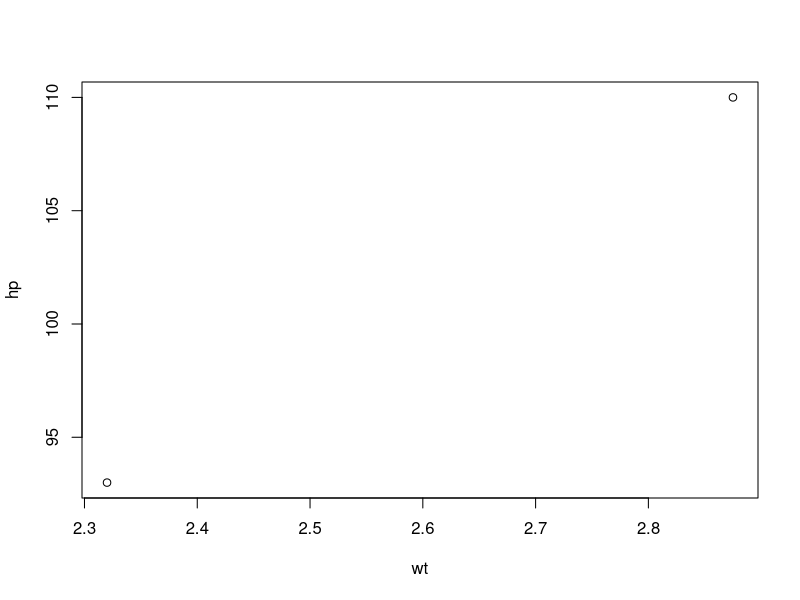

Here is the R script that generated this plot: (Note: this script raises an error after producing the figure.)
# 제 10장. 패키지 데이터테이블(data.table)
# 10.1 package:dplyr과 package:data.table의 비교

library(dplyr)
library(data.table)

# data.table의 fwrite와 R의 base 함수 write.csv의 비교
mat <- data.frame(matrix(rnorm(1000000),100000,10))
write.csv(mat, file='dat.csv')
fwrite(mat, file='dat.csv')

# dplyr 과 data.table 주요 작업 흐름 비교
# select %>% slice %>% filter %>% group_by %>% summarise %>%> arrange
# DT[filter(i),summarise(j), by='  '][order( )]

# 10.1.2 데이터

data(mtcars)
df <- mtcars
TB <- as_tibble(mtcars, rownames='rn')
# rownames='rn'으로 하면 행이름을 열 rn으로 보존한다.
DT <- as.data.table(mtcars, keep.rownames=TRUE) 
class(DT)
# keep.rownames = TRUE 로 놓으면 행이름이 열 rn으로 보존된다.
# 데이터테이블과 티블은 행이름(rownames)를 지원하지 않는다.

print(head(TB))
print(head(DT))

# 10.1.3 slice

# 한 행 선택
TB %>% slice(3)
DT[3, ]
DT[3]  
mtcars[3]  # 비교

# 여러 행 선택
TB %>% slice(c(3,5))
DT[c(3,5),]
DT[c(3,5)]

# 변수로 여러 행 선택
rows <- c(1,5,6)
TB %>% slice(rows)
#col = c('disp', 'hp')
TB %>% select(disp)
DT[rows,]
DT[rows]

# DT %>% select(disp)

# 10.1.4 filter

# 조건으로 행 선택
# cyl==4(실린더가 4개)이고 gear==5 인 행
mtcars[mtcars$cyl==4 & mtcars$gear==5,]
TB %>% filter(cyl==4 & gear==5)
DT[cyl==4 & gear==5,]
DT[cyl==4 & gear==5]

# 조건으로 행 선택 : 변수 사용
coln <- c("cyl", "gear")
conds <- c("==4", "==5")
cond <- parse(text=paste0(coln, conds, collapse=" & "))

mtcars[with(mtcars, eval(cond)),]
TB %>% filter(eval(cond))
DT[eval(cond),]
DT[eval(cond)]
DT[get(coln[1])==4 & get(coln[2])==5]

# 데이터 : 축소형
DF2 <- mtcars[2:3,]; # 데이터프레임(data.frame)
TB2 <- as_tibble(TB) %>% slice(2:3) # 티블(tibble)
DT2 <- DT[2:3,] # 데이터테이블(data.table)

# 10.1.5 select

# 열 선택 : 순번으로 
DF2[,c(3,5)]
TB2 %>% select(c(3,5))
DT2[, c(3,5)]

# 열 선택 : 이름으로
DF2[,c("cyl", "hp")]
TB2 %>% select(c(cyl, hp))
DT2[, .(cyl, hp)]
DT2[, list(hp)]
DT2
DT2[, plot(wt, hp)]
DT2[, c("cyl", "hp")]

# 열 선택 : 변수(순번)로
icols = c(3,5)
DF2[, icols]
TB2 %>% select(icols)
DT2[, ..icols]

# 열 선택 : 변수(열이름) 사용
nacols = c('cyl', 'hp')
DF2[, nacols]
TB2 %>% select_at(nacols)
TB2 %>% select(nacols)
DT2[, ..nacols]


## 순번으로 선택
DT2[, 3] #데이터테이블
DT2[ ,3][[1]] #벡터

## 이름으로 선택
DT2[, .(cyl)] #데이터테이블
DT2[, cyl] # 벡터

## 변수로 순번 선택
irows = c(3)
DT2[, ..irows] #데이터테이블
DT2[, ..irows][[1]] #벡터

## 변수로 열이름 선택
nrows = c('cyl')
DT2[, ..nrows] # 데이터테이블
DT2[, ..nrows][[1]] #벡터

# 열 제외 : 변수 사용
colnm = c('cyl', 'disp') # 열이름 변수로 열 제외
DT2[, !..coln]
colnm2 = colnames(DT2)[!colnames(DT2) %in% colnm]
DT2[, .SD, .SDcols=colnm2]

## 10.1.6 mutate

# 데이터 
DF3 <- DF2[ , c("hp", "qsec")]
TB3 <- TB2 %>% select(hp, qsec)
DT3 <- DT2[, .(hp, qsec)]

DF3[ ,"wt2"] = DF3$hp * DF3$qsec
DF3$wt2 = DF3$hp * DF3$qsec
DF3[["wt2"]] = DF3$hp * DF3$qsec
TB3 %>% mutate(wt2 = hp*qsec)
DT3[, wt2:=hp*qsec]; 
print(DT3)

DF3[ ,c("hp", "qsec")] = data.frame(DF3$hp*2, DF3$qsec*2)
TB3 <- TB3 %>% mutate(hp = hp*2, qsec = qsec*2)
DT3[, c("hp", "qsec") := list(hp*2, qsec*2)]
DT3[, `:=`(hp = hp*2,
           qsec = qsec*2)]
print(DT3)
# 개인적으로
# 위의 방법은 데이터 테이블에서 가장 괴상하고, 기억하기 힘든 문법이라고 생각한다.
# 하지만 다음과 같이 사용하면 된다.
DT3[, hp:=hp/2]
DT3[, qsec:=qsec/2]
print(DT3)

# 새로운 열 생성
coln = 'wt2'
DF3[ ,coln] = DF3$hp * DF3$qsec
DF3[[coln]] = DF3$hp * DF3$qsec
TB3 = TB3 %>% mutate(UQ(rlang::sym(coln)) :=  hp*qsec)
DT3[, `:=`(c(coln), hp*qsec)]

coln = c('hp', 'qsec')
DF3[, coln] = lapply(DF3[, coln], function(x) x*2)
DF3[, coln] = do.call(data.frame, lapply(DF3[, coln], function(x) x*2))
#TB3 <- TB3 %>% mutate_at(coln, funs(.*2))
TB3 <- TB3 %>% mutate_at(coln, ~.*2)
DT3[, `:=`(c(coln), lapply(.SD, function(x) x*2)), .SDcols=coln]
print(DT3)

## 10.1.7 transmute

# 데이터
DF4 = data.frame(wt2 = DF3$hp * DF3$qsec)
TB4 <- TB3 %>% transmute(wt2 = hp*qsec)
DT4 <- DT3[, .(wt3=hp*qsec)]; print(DT4)

# 열 수정
DF4 = data.frame(hp2 = DF3$hp*2, qsec2 = DF3$qsec*2)
DF4 = with(DF3, data.frame(hp2 = hp*2, qsec2 = qsec*2))
TB4 <- TB3 %>% transmute(hp = hp*2, qsec = qsec*2)
TB4 <- TB3 %>% transmute_at(c('hp', 'qsec'), funs(.*2))
DT4 <- DT3[, .(hp2=hp*2, qsec2=qsec*2)]
DT4 <- DT3[, lapply(.SD, function(x) x*2), .SDcols=c('hp', 'qsec')]
print(DT4)

coln = 'wt2'
DF4 = data.frame(DF3$hp * DF3$qsec); colnames(DF4) = coln
TB4 <- TB3 %>% transmute(hp*qsec); colnames(TB4) = coln
DT4 <- DT3[, .(hp*qsec)]; colnames(DT4) = coln
print(DT4)


coln = c('hp', 'qsec')
DF4 <- do.call(data.frame, lapply(DF3[,coln], function(x) x*2))
TB4 <- TB3 %>% transmute_at(coln, funs(.*2))
TB4 <- TB3 %>% transmute_at(coln, ~ . * 2)
DT4 <- DT3[, lapply(.SD, function(x) x*2), .SDcols=coln]
print(DT4)

## funs() was deprecated -> 
TB4 <- TB3 %>% transmute_at(coln, list(~.*2))


# 10.1.8. arrange
DF5 <- mtcars[c(2:5), 1:4]
TB5 <- as_tibble(mtcars) %>% slice(2:5) %>% select(1:4)
DT5 <- as.data.table(mtcars, keep.rownames=TRUE)[2:5, c(1:4)]
print(DT5)


DF5[order(DF5$cyl, -DF5$mpg),]
TB5 %>% arrange(cyl, desc(mpg))
DT5[order(cyl, -mpg),]; DT5[order(cyl, -mpg)]

# 10.1.9. group_by

DF6 <- mtcars[c(10:2), c("mpg", "cyl", "disp","hp", "am")]
TB6 <- TB %>% slice(10:2) %>% select(mpg, cyl, disp, hp, am)
DT6 <- DT[10:2, .(mpg, cyl, disp, hp, am)]
print(head(DT6))

# groupby -> summarise
aggregate(mpg ~ cyl, data=DF6, FUN=mean)
TB6 %>% group_by(cyl) %>% summarise(mpg=mean(mpg))
DT6[, mean(mpg), by='cyl'] # cyl는 정렬되지 않는다.
DT6
DT6[, .(mpg=mean(mpg), hp = sd(hp)), by=cyl] # cyl는 정렬되지 않는다.
DT6[, mean(mpg), keyby=cyl] # cyl는 정렬된다.

# 여러 열 : groupby -> summarise
aggregate(cbind(mpg, hp) ~ cyl, data=DF6, FUN=mean)
#aggregate(. -hp ~ cyl, data=DF6, FUN=mean)
TB6 %>% group_by(cyl) %>% summarise(mpg=mean(mpg), hp=mean(hp))
DT6[, .(mpg = mean(mpg), hp = mean(hp)), by=cyl] # data.table, cyl is not sorted
DT6[, .(mpg = mean(mpg), hp = mean(hp)), keyby=cyl] # data.table, cyl is sorted


aggregate(cbind(mpg, hp) ~ am + cyl, data=DF6, FUN=mean)
TB6 %>% group_by(cyl, am) %>% summarise(mpg=mean(mpg), hp=mean(hp))
DT6[, .(mpg = mean(mpg), hp = mean(hp)), by=.(cyl, am)]
DT6[, .(mpg = mean(mpg), hp = mean(hp)), keyby=.(cyl, am)]
DT6[, .(mpg = range(mpg), hp = range(hp)), keyby=.(cyl, am)]

# 모든 열 수정
aggregate(. ~ am + cyl, data=DF6, FUN=mean)
#aggregate(. - hp ~ am + cyl, data=DF6, FUN=mean)
#Error in eval(predvars, data, env) : object '.' not found
TB6 %>% group_by(cyl, am) %>% summarise_all(mean)
DT6[, lapply(.SD, mean), by=.(cyl, am)] # cyl, am에 대해 정렬되지 않음
DT6[, lapply(.SD, mean), keyby=.(cyl, am)] # cyl, am에 대해 정렬

# 집단별로 일반적인 함수 적용
res <- do.call(rbind, by(DF6, list(DF6$cyl), FUN=head, n=2)) # data.frame

# rbind(df1, df2, df3, df4)
# rbind(rbind(rbind(df1, df2), df3), df4)

# data.table::rbindlist
res <- rbindlist(by(DF6, list(DF6$cyl), FUN=head, n=2))
# do 안의 .은 %>% 이전의 결과(TB6 %>% group_by(cyl))
TB6 %>% group_by(cyl) %>% do(head(., n=2))
DT6[, head(.SD, n=2), by=cyl] # data.table
DT6[, head(.SD, n=2), keyby=cyl] # data.table

# 집단별 함수 적용 후 정렬
DF6 <- aggregate(cbind(mpg, hp) ~ am + cyl, data=DF6, FUN=mean);
DF6[order(DF6$mpg),]
TB6 %>% group_by(cyl, am) %>% summarise(mpg=mean(mpg), hp=mean(hp)) %>%
  arrange(mpg)
DT6[, .(mpg = mean(mpg), hp = mean(hp)), by=.(cyl, am)][order(mpg)]
DT6[, .(mpg = mean(mpg), hp = mean(hp)), keyby=.(cyl, am)][order(mpg)]

# 그 외의 여러 가지 데이터테이블 사용법
example(data.table)

# 데이터 
mtcars[mtcars$am ==0, ] %>% head

DF7 <- mtcars[c(2:10), c(1,8:10)]
TB7 <- as_tibble(mtcars, rownames='rn') %>%
  slice(2:10) %>%
  select(c(1, 8:10))
DT7 <- as.data.table(mtcars, keep.rownames=TRUE)[2:10, c(1, 8:10)]
DT7[, amch:=ifelse(am==1, "Automatic", "Manual")]
DT7[, vsch:=ifelse(vs==0, "V-shaped", "straight")]
print(head(TB7))
print(head(DT7))

## 10.2 data.table의 키(key) 활용법
key(DT7)                # key 확인
setkey(DT7, qsec)       # key 설정하기
haskey(DT7)             # key를 설정했는가?
key(DT7)                # key 확인
DT7[qsec>0,]
tables()

DT8 <- DT7
setkey(DT8, am, vsch)
key(DT8)
coln <- c("am", "vsch")
setkeyv(DT8, coln)
key(DT8)
tables()

## 10.2.2 J: 키를 활용한 행 선택
key(DT8)   # am, vsch
DT8[J(1),] # am == 1
DT8[am == 1,]
DT8[amch == "Automatic",]

DT8[J(1,"straight"),]
DT8[am == 1 & vsch == "straight",]

DT8[am == 0, ]
DT8[J(0),]

# 10.2.3 mult= : 여러 행이 선택되는 경우
DT8[J(1), mult='first']
DT8[J(1), mult='last']
DT8[J(1), mult='all'] # DT8[J(1)]

## 10.3 data.table을 활용한 병합
## 새로운 데이터
dt1 <- data.table(
  id = c(1,NA,3,4,4,5,6,6),
  x = c('1','2','3','4a','4b','5','6a','6b')
)

dt2 <- data.table(
  id = c(NA,2,3,4,5,5,6,6),
  y = c('1','2','3','4a','5a','5b','6a','6b')
)

## 다음의 3가지 방법의 차이점을 비교해보자
dt1[dt2, on='id']
setkey(dt1, id); dt1[J(dt2$id), ]
dt1[dt2]


TBA <- as_tibble(mtcars, rownames='rn') %>% 
  slice(3:4) %>% 
  select(1:4)
TBB <- as_tibble(mtcars, rownames='rn') %>% 
  slice(4:5) %>% 
  select(1, 8:10)

DTA <- as.data.table(mtcars, keep.rownames=TRUE)[3:4, c(1:4)]
DTB <- as.data.table(mtcars, keep.rownames=TRUE)[4:5, c(1, 8:10)]

print(DTA)
print(DTB)

## 10.3.3 DT[DT2, on= ] : 병합 1

inner_join(TBA, TBB, by='rn')
DTA[DTB, on='rn', nomatch=0]
DTA[DTB, on='rn']
# DTA, DTB

merge(DTA, DTB, by='rn', all=FALSE) # merge.data.table
methods(merge)


full_join(TBA, TBB, by='rn')
merge(DTA, DTB, by='rn', all=TRUE)


left_join(TBA, TBB, by='rn')
DTB[DTA, on='rn']
#merge에서 x는 첫 번째 데이터프레임, y는 두 번째 데이터프레임
merge(DTA, DTB, by='rn', all.x=TRUE)

right_join(TBA, TBB, by='rn')
DTA[DTB, on='rn']
merge(DTA, DTB, by='rn', all.y=TRUE)

semi_join(TBA, TBB, by='rn')
DTA[DTB, .SD, on='rn']
colnames(DTA[DTB, .SD, on='rn'])
colnames(DTA[DTB, on='rn'])
colnames(DTB)


anti_join(TBA, TBB, by='rn')
DTA[!DTB, .SD, on='rn']

DF <- data.frame(rn=rownames(mtcars), mtcars)

TBA <- as_tibble(DF) %>% slice(3:4) %>% select(1:4)
TBB <- as_tibble(DF) %>% slice(4:7) %>% select(1, 3, 9:10)

DTA <- as.data.table(DF)[3:4, c(1:4)]
DTB <- as.data.table(DF)[4:7, c(1, 3, 9:10)]

print(DTA)
print(DTB)

merge(DTA, DTB, all=TRUE)
inner_join(TBA, TBB, by='cyl')
DTA[DTB, on='cyl', nomatch=0]
DTB[DTA, on='cyl', nomatch=0, mult='first']
DTB[DTA, on='cyl', nomatch=0, mult='last']
DTB[DTA, on='cyl', nomatch=0, mult='all']

DTC = merge(DTA, DTB, by='cyl')
DTC[, .SD[1], by='cyl']
DTC[, .SD[nrow(.SD)], by='cyl']

mtcars = data.table(mtcars)
mtcarsA = mtcars[, .(gear, cyl, qsec)]
mtcarsB = mtcars[, .(gear, cyl, hp)]
merge(mtcarsA, mtcarsB, by=c('gear', 'cyl'), allow.cartesian = TRUE)

mtcarsC = merge(mtcarsA, mtcarsB, on = c('gear', 'cyl'), allow.cartesian = TRUE)
mtcarsC[, .SD[1], by=c('gear', 'cyl')]
mtcarsC[, .SD[nrow(.SD)], by=c('gear', 'cyl')]

mtcarsB[mtcarsA, on=c('gear', 'cyl'), nomatch=0, mult='first']
mtcarsB[mtcarsA, on=c('gear', 'cyl'), nomatch=0, mult='last']

## DT1[DT2] : 키를 사용한 병합

setkey(mtcarsB, 'gear', 'cyl')
setkey(mtcarsA, 'gear', 'cyl')
mtcarsB[mtcarsA, nomatch=0, mult='first']
mtcarsB[mtcarsA, nomatch=0, mult='last']

mtcarsB[mtcarsA, mult='first']
mtcarsB[mtcarsA, mult='last']

DTA[DTB, on='cyl']
DTA[DTB, on='cyl', mult='first']
DTA[DTB, on='cyl', mult='last']

full_join(TBA, TBB, by='cyl')
merge(DTA, DTB, by='cyl', all=TRUE) # merge.data.table

left_join(TBA, TBB, by='cyl')
DTB[DTA, on='cyl']

right_join(TBA, TBB, by='cyl')
DTA[DTB, on='cyl']

semi_join(TBA, TBB, by='cyl')
DTA[DTB, .SD, on='cyl']

anti_join(TBA, TBB, by='cyl')
DTA[!DTB, .SD, on='cyl']

inner_join(TBA, TBB, by='cyl')
DTA[DTB, on='cyl', nomatch = 0]

setkey(DTA, rn)
setkey(DTB, rn)
DTA[DTB]

# DT1[DT2, on='key'][, .SD[1], by='key']
# DT1[DT2, on='key', mult='first']
# 위의 둘은 항상 같지 않다!

# DT1[DT2, on='key'][, .SD[.N], by='key']
# DT1[DT2, on='key', mult='last']
# 책의 내용과 다르게 위의 둘은 항상 같지 않다!

#inner_join(TBA, TBB, by='cyl')
#inner_join(TBA, TBB, by='cyl') %>% group_by(cyl) %>% .[1,]
#inner_join(TBA, TBB, by='cyl') %>% group_by(cyl) %>% .[nrow(.),]
DTB[DTA, on='cyl', nomatch=0]
DTB[DTA, on='cyl', nomatch=0, mult='first']
DTB[DTA, on='cyl', nomatch=0, mult='last']

## 10.3.7 DT1[DT2, roll= ] : Rolling-join

DTA = data.table(
  date = as.Date(c('2018-12-31', '2019-1-4', '2019-1-9')),
  duration = c(60, 30, 40))
DTB = data.table(
  date = as.Date(c('2018-1-2', '2019-1-5', '2019-1-6')),
  product = c('Cosmetics', 'Toys', 'Books'))

print(DTA)
print(DTB)
print(head(DTA))
print(head(DTB))

DTB[DTA, on='date', roll=-Inf]
# DTB의 date가 rolling된다.

DTB[, datePurchase:=date]
DTB[DTA, on='date', roll=-Inf]

DTB[DTA, on='date', roll=Inf]
DTB[DTA, on='date', roll=3]

## 그 밖의 특수 기호 : .SD, .GRP, .N, .I, .BY, .EACHI, ..

library(dplyr)
library(data.table)
df <- data.frame(rn=rownames(mtcars), mtcars)
TB <- as_tibble(df) %>% slice(3:7) %>% select(1:4)
DT <- as.data.table(mtcars, keep.rownames=TRUE)[3:7, c(1:4)]

TB %>% group_by(cyl) %>% summarise_at(vars(mpg, disp), funs(sum(.)))
DT[, lapply(.SD, sum), by=cyl, .SDcols=c('mpg', 'cyl', 'disp')]
#DT[ , lapply(.SD, sum), by=cyl] # 컬럼 rn이 문자이기 때문에 sum을 쓸 수 없다.

# .N = nrow(.SD)
DT[, .N, by=cyl]
DT[, length(mpg), by=cyl] # 위의 결과와 동일.
DT[, nrow(.SD), by=cyl] # 위의 결과와 동일.

# .SDcols
DT[, c(.N, lapply(.SD, mean)), by=cyl, .SDcols=c('mpg', 'cyl', 'disp')]
DT[, c(list(N=.N), lapply(.SD, mean)), by=cyl, 
   .SDcols=c('mpg', 'cyl', 'disp')]

# .I 
DT[, .I, by=cyl]
DT[, .I, keyby=cyl]

DT[, .I[1], by=cyl] 
DT[, .I[1], keyby=cyl]

DT[, .GRP, by=cyl]
DT[, .GRP, keyby=cyl]

DT[, .BY, by=cyl]
DT[, lDisp := ifelse(disp<300, '<300', '>=300')]
DT[, c(.BY), by=c('cyl', 'lDisp')]
#DT[, .BY, by=c('cyl', 'lDisp')]

DT[, c(.BY), by=c('cyl', 'lDisp')]
DT[, .(cyl[1], lDisp[1]), by=c('cyl', 'lDisp')]
#DT[, .BY, by=c('cyl', 'lDisp')]

DT[, do.call(paste0, .BY), by=c('cyl', 'lDisp')]
DT[, .(grpname = do.call(paste0, .BY)), by=c('cyl', 'lDisp')]

data(mtcars)
df <- data.frame(rn=rownames(mtcars), mtcars)
TB_A <- as_tibble(df) %>% slice(3:10) %>% select(1:4, 9)
TB_B <- as_tibble(df) %>% slice(7:10) %>% select(1,3, 8:10)
DT_A <- as.data.table(mtcars, keep.rownames=TRUE)[3:10, c(1:4, 9)]
DT_B <- as.data.table(mtcars, keep.rownames=TRUE)[7:10, c(1, 3, 8:10)]

DT_A[DT_B, on='cyl']
DT_A[DT_B, sum(disp), on='cyl', by='cyl']
DT_A[DT_B, sum(disp), on='cyl', by=.EACHI]

DT_A[DT_B, .SD[1], on='cyl', by=.EACHI]
DT_A[DT_B, on='cyl', mult='first']

DT <- as.data.table(mtcars, keep.rownames=TRUE)[3:7, c(1:4)]
rn = c("Valiant", "Bolt", "Duster 360")
DT[, list(rn)]    # DT[, .(rn)]
DT[, list(..rn)]  # DT[, .(..rn)]
DT[, list(rn[rn %in% ..rn])]

# 해법 1
env <- environment()
DT[rn %in% get('rn', env)]

# 해법 2
`..` <- function (..., .env = sys.parent(2))
{
  get(deparse(substitute(...)), env = .env)
}
DT[rn %in% ..(rn)] # `..`는 위에서 정의된 함수이므로 ..rn으로 쓸 수 없다.

## <관련 데이터 파일 등 정리>
# ## 필요한 데이터 파일

# 
# ## 외부 URL
# 
# ## 생성되는 데이터 파일
# dat.csv
